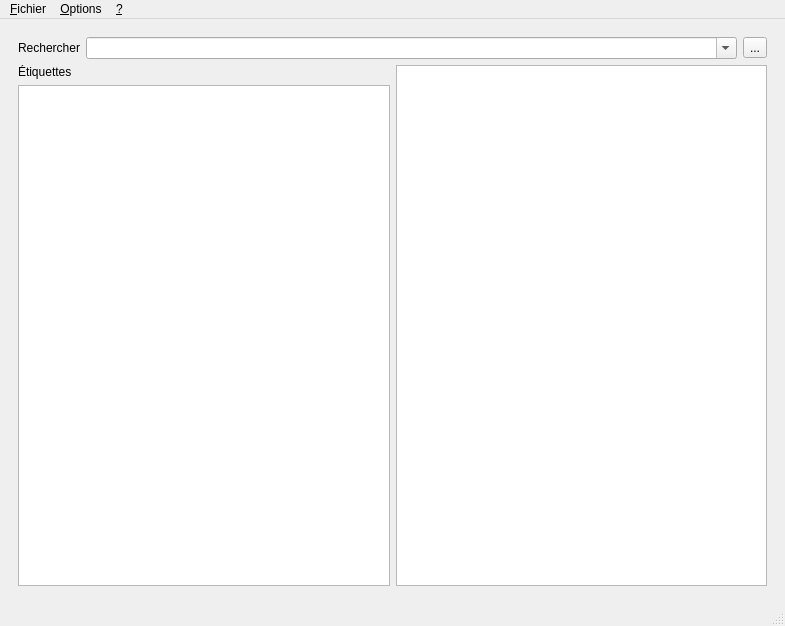
<?xml version="1.0" encoding="UTF-8"?>
<ui version="4.0">
 <class>MainWindow</class>
 <widget class="QMainWindow" name="MainWindow">
  <property name="geometry">
   <rect>
    <x>0</x>
    <y>0</y>
    <width>785</width>
    <height>626</height>
   </rect>
  </property>
  <property name="windowTitle">
   <string>TrieDocs</string>
  </property>
  <widget class="QWidget" name="centralwidget">
   <layout class="QGridLayout" name="gridLayout">
    <item row="0" column="0">
     <layout class="QVBoxLayout" name="verticalLayout">
      <item>
       <widget class="QWidget" name="widget" native="true">
        <layout class="QGridLayout" name="gridLayout_2">
         <item row="1" column="0">
          <layout class="QHBoxLayout" name="horizontalLayout_2">
           <item>
            <layout class="QVBoxLayout" name="verticalLayout_2">
             <item>
              <widget class="QLabel" name="lblTags">
               <property name="text">
                <string>Étiquettes</string>
               </property>
               <property name="buddy">
                <cstring>lstTags</cstring>
               </property>
              </widget>
             </item>
             <item>
              <widget class="QListWidget" name="lstTags"/>
             </item>
            </layout>
           </item>
           <item>
            <widget class="QListView" name="listView"/>
           </item>
          </layout>
         </item>
         <item row="0" column="0">
          <layout class="QHBoxLayout" name="horizontalLayout">
           <item>
            <widget class="QLabel" name="lblRechercher">
             <property name="text">
              <string>Rechercher</string>
             </property>
             <property name="buddy">
              <cstring>comboRechercher</cstring>
             </property>
            </widget>
           </item>
           <item>
            <widget class="QComboBox" name="comboRechercher">
             <property name="sizePolicy">
              <sizepolicy hsizetype="Preferred" vsizetype="Fixed">
               <horstretch>1</horstretch>
               <verstretch>0</verstretch>
              </sizepolicy>
             </property>
             <property name="editable">
              <bool>true</bool>
             </property>
            </widget>
           </item>
           <item>
            <widget class="QToolButton" name="btnRechercher">
             <property name="text">
              <string>...</string>
             </property>
             <property name="icon">
              <iconset resource="resources.qrc">
               <normaloff>:/icones/loupe.svg</normaloff>:/icones/loupe.svg</iconset>
             </property>
            </widget>
           </item>
          </layout>
         </item>
        </layout>
       </widget>
      </item>
     </layout>
    </item>
   </layout>
  </widget>
  <widget class="QMenuBar" name="menubar">
   <property name="geometry">
    <rect>
     <x>0</x>
     <y>0</y>
     <width>785</width>
     <height>22</height>
    </rect>
   </property>
   <widget class="QMenu" name="menu_Fichier">
    <property name="title">
     <string>&amp;Fichier</string>
    </property>
    <addaction name="action_Quitter"/>
   </widget>
   <widget class="QMenu" name="menu_Options">
    <property name="title">
     <string>&amp;Options</string>
    </property>
    <widget class="QMenu" name="menu_Langue">
     <property name="title">
      <string>&amp;Langue</string>
     </property>
    </widget>
    <addaction name="action_ImporterDesFichiers"/>
    <addaction name="separator"/>
    <addaction name="menu_Langue"/>
   </widget>
   <widget class="QMenu" name="menu">
    <property name="title">
     <string>&amp;?</string>
    </property>
    <addaction name="action_APropos"/>
   </widget>
   <addaction name="menu_Fichier"/>
   <addaction name="menu_Options"/>
   <addaction name="menu"/>
  </widget>
  <widget class="QStatusBar" name="statusbar"/>
  <action name="action_Connexion">
   <property name="text">
    <string>&amp;Connexion...</string>
   </property>
  </action>
  <action name="action_Quitter">
   <property name="checkable">
    <bool>true</bool>
   </property>
   <property name="icon">
    <iconset resource="resources.qrc">
     <normaloff>:/fichiers/html.svg</normaloff>:/fichiers/html.svg</iconset>
   </property>
   <property name="text">
    <string>&amp;Quitter</string>
   </property>
  </action>
  <action name="action_Configuration">
   <property name="text">
    <string>&amp;Configuration...</string>
   </property>
  </action>
  <action name="action_APropos">
   <property name="text">
    <string>À &amp;propos de...</string>
   </property>
  </action>
  <action name="action_ImporterDesFichiers">
   <property name="text">
    <string>&amp;Importer des fichiers...</string>
   </property>
  </action>
 </widget>
 <tabstops>
  <tabstop>comboRechercher</tabstop>
  <tabstop>btnRechercher</tabstop>
  <tabstop>lstTags</tabstop>
  <tabstop>listView</tabstop>
 </tabstops>
 <resources>
  <include location="resources.qrc"/>
 </resources>
 <connections/>
</ui>
